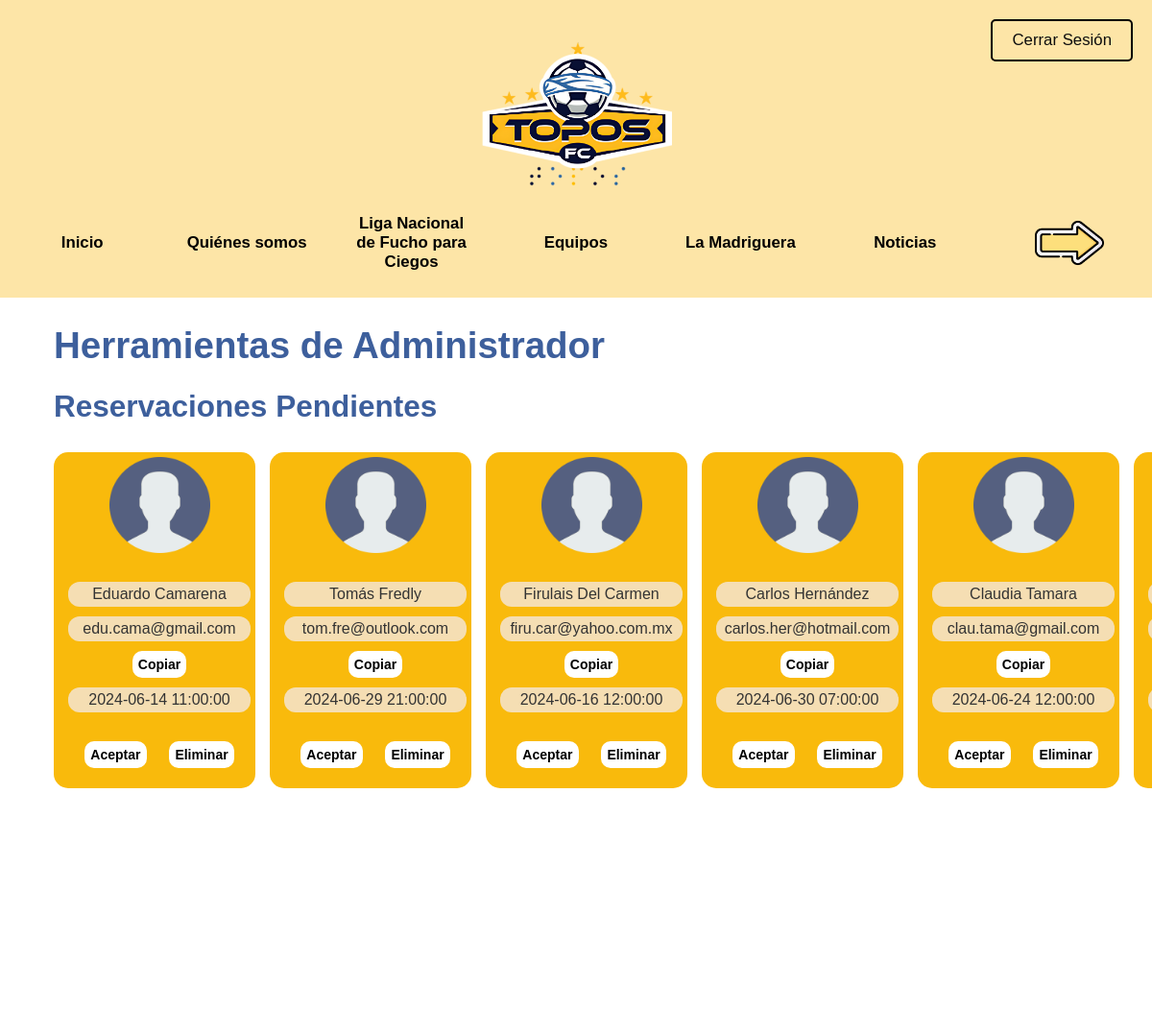
/admin.php (signed in), run on the app's committed database.
### tables this page shows
CREATE TABLE `reservacion` (
  `idReserva` int(11) NOT NULL,
  `nombre` varchar(40) NOT NULL,
  `apellido` varchar(40) NOT NULL,
  `correo` varchar(255) NOT NULL,
  `motivo` varchar(100) NOT NULL,
  `horaRsv` datetime NOT NULL DEFAULT current_timestamp(),
  `estado` varchar(100) NOT NULL DEFAULT 'Pendiente'
);

### admin.php (the view, shortened to what this page needs)
<!DOCTYPE html>
<html>
<head>
    <link href="css/bootstrap.min.css" rel="stylesheet" id="bootstrap-styles">
    <link rel="stylesheet" href="css/style.css">
</head>
<body class="adminPage">
<div class="container clearfix et_menu_container">
    <nav class="navbar_container">
        <div class="header_top">
            <div class="imagen_navbar">
                <img src="images/topos_logo.png" alt="Logo de topos FC">
            </div>
            <div class="iniciar_sesion">
                <a href="logout.php">Cerrar Sesión</a>
            </div>
        </div>
        <div class="lista seccion1">
            <ul>
                <li><a href="https://toposfc.org/">Inicio</a></li>
                <li><a href="https://toposfc.org/quienes-somos/">Quiénes somos</a></li>
                <li><a href="https://toposfc.org/liga-nacional-de-futbol-para-ciegos/">Liga Nacional de Fucho para Ciegos</a></li>
                <li><a href="https://toposfc.org/equipos/">Equipos</a></li>
                <li><a href="https://toposfc.org/cdc_la_madriguera/">La Madriguera</a></li>
                <li><a href="https://toposfc.org/noticias/">Noticias</a></li>
                <li class="flecha"><a href="#seccion2"><img src="images/flecha_abajo.png" alt="Cambio de menú"></a></li>
            </ul>
        </div>
    </nav>
</div>
<div id='divInicial'>
    <br>
    <h1>Herramientas de Administrador</h1>
    <h2>Reservaciones Pendientes</h2>
    <br><br>
    <div class="scroll-container" id="reservations-container">
        <?php
        $pdo = Database::connect();
        $pdo->setAttribute(PDO::ATTR_ERRMODE, PDO::ERRMODE_EXCEPTION);
        $sql = "SELECT nombre, apellido, correo, motivo, horaRsv FROM reservacion WHERE estado = 'Pendiente'";
        $stmt = $pdo->prepare($sql);
        $stmt->execute();
        $result = $stmt->fetchAll(PDO::FETCH_ASSOC);
        if (empty($result)) {
            echo '<div class="scroll-item no-reservations">
                <div class="contenido">
                    <p>No hay reservaciones pendientes</p>
                </div>
            </div>';
        } else {
            foreach ($result as $row) {
                $horaRsv = $row['horaRsv'];
                echo '<div class="scroll-item" onclick="toggleGirar(this)">
                    <div class="contenido">
                        <img src="images/usuario.png" alt="Imagen usuario" class="ima_usuario"><br><br>
                        <div>
                            <div class="pinfo">' . $row['nombre'] . ' ' . $row['apellido'] . '</div>
                            <div class="pinfo correo-container">' . $row['correo'] . '</div>
                            <button type="button" class="copy-btn" data-correo="' . $row['correo'] . '">Copiar</button>
                            <div class="pinfo">' . $row['horaRsv'] . '</div>
                            <br>
                            <button type="button" class="accept" data-hora-rsv="' . $horaRsv . '">Aceptar</button>
                            <button type="button" class="delete-btn" data-hora-rsv="' . $horaRsv . '">Eliminar</button>
                        </div>
                    </div>
                        <div class="back-content">
                            <div class="scroll-item no-reservations">
                                <p>Motivo de la Reservación:
                                ' . $row['motivo'] . '</p>
                            </div>
                        </div>
                </div>';
            }
        }
        ?>
    </div>
    <h1>Añadir Datos Estadísticos</h1>
    <select class="button-colors" name="leagueChosen" id="leagueSelector" onchange="changeLeague(this.value)">
        <option value="admin" selected>Seleccionar liga.</option>
    </select>
</div>
<footer class="footer">
    <div class="left-content">Topos F.C. 2021</div>
    <div class="right-content">
        <img src="images/facebook-icon-white-png.png" alt="facebook">
        <img src="images/twitter_logo_thin_icon_171449.png" alt="twitter">
        <img src="images/IG-white-instagram-logo-transparent-background-7740.png" alt="instagram">
    </div>
</footer>
</body>
</html>

### css/style.css (style rules this page uses)
* { margin: 0; padding: 0; box-sizing: border-box; }
html, body { overflow-x: hidden; }
body { background-color: #FFFFFF; font-family: 'Allerta', Helvetica, Arial, Lucida, sans-serif; }
h1, h2, h3, h4 { color: #3D5F9C; font-family: 'Allerta', Helvetica, Arial, Lucida, sans-serif; padding-left: 3vw; padding-right: 3vw; padding-bottom: 1px; }
a { font-style: inherit; padding-left: 5vw; padding-right: 5vw; }
ul { list-style-type: disc; padding-left: 5vw; padding-right: 5vw; }
.container { position: relative; width: 100%; }
.navbar_container { background-color: #fde5a7; width: 100vw; padding: 10px 0; display: flex; flex-direction: column; align-items: center; position: relative; }
.header_top { width: 100%; display: flex; justify-content: center; align-items: center; position: relative; padding: 10px; }
.iniciar_sesion { font-size: 1.2em; padding: 10px 20px; cursor: pointer; border: 2px solid #000; border-radius: 5px; transition: background-color 0.3s, transform 0.3s, color 0.3s; position: absolute; right: 20px; top: 10px; }
.iniciar_sesion a { font-style: normal; padding-left: 0; padding-right: 0; text-decoration: none; color: #0e0e0e; }
.imagen_navbar { text-align: center; width: 100%; }
.imagen_navbar img { max-height: 200px; }
.lista { width: 100%; text-align: center; transition: opacity 0.5s ease-in-out, transform 0.5s ease-in-out; opacity: 0; transform: translateY(-20px); display: none; justify-content: space-around; align-items: center; height: 70px; }
.lista.active { display: flex; animation: fadeIn 0.5s ease-in-out forwards; }
nav ul { list-style-type: none; padding: 0; margin: 0; display: flex; justify-content: space-around; align-items: center; width: 100%; }
nav ul li { margin: 0 10px; text-align: center; max-width: 150px; white-space: pre-wrap; flex: 1; }
nav ul li a { text-decoration: none; color: black; padding: 10px; font-size: 1.2em; font-weight: bold; transition: color 0.3s, transform 0.3s; display: inline-block; line-height: 1.2em; margin-bottom: 2vw; }
nav ul li.flecha a { font-size: 1.5em; }
.ima_usuario { width: 50%; margin-left: auto; margin-right: auto; }
button { box-sizing: border-box; padding: 12px 18px; border-radius: 10px; border: 0; text-align: center; font-weight: bolder; margin: auto; display:block; background-color: blue; background-size: 3px; font-family: inherit; color: yellow; }
.accept { background-color: #47972c; color: #bedab5; }
.button-colors { color: black; background-color: wheat; border-color: rgb(255, 196, 2); border-width: 1px; border-radius: 5px; margin-left: 30px; padding: 5px; font-size: 16px; }
.button-colors option { color: black; background-color: wheat; }
.button-colors option:checked { background-color: #ffc402; color: #0000ec; }
.footer { background-color: #243964; color: white; padding: 20px; display: flex; width: 100%; margin-top: 50px; justify-content: space-between; align-items: center; }
.left-content { flex: 1; }
.right-content img { width: 50px; height: auto; margin-right: 10px; }
.scroll-container { padding-left: 3vw; }
.flecha img { width: 6vw; height: auto; }
.reservation-wrapper h1, h2, h3, h4 { padding-top: 10px; padding-left: 3vw; padding-right: 0vw; padding-bottom: 1vw; margin-top: 1vw; margin-bottom: -2vw; text-align: left; }
#divInicial { padding-left: 20px; padding-right: 60px; }
.adminPage ul, ol { list-style-type: none; }
.scroll-container { width: 100vw; white-space: nowrap; overflow-x: auto; padding-right: 60px; }
.scroll-item { perspective: 1000px; position: relative; display: inline-block; width: 210px; height: 350px; margin-right: 15px; margin-bottom: 10px; background-color: #f0f0f0; text-align: center; padding: 5px; background: #f9ba0c; border-radius: 15px; cursor: pointer; transition: transform 0.6s; }
.scroll-item .contenido { position: absolute; width: 100%; height: 100%; backface-visibility: hidden; transition: opacity 0.6s; }
.scroll-item img { width: 105px; height: auto; max-height: 100px; }
.pinfo { padding: 3px; margin: 10px; border-radius: 12px; background: wheat; font-size: 16px; overflow-wrap: break-word; white-space: nowrap; }
.adminPage button { padding: 4px 6px; border: 0; text-align: center; font-weight: bolder; margin-left: 10px; margin-right: 10px; display: revert; background-color: white; background-size: 1px; color: black; border-radius: 10px; }

### data on the page
reservacion: nombre "Eduardo", apellido "Camarena", correo "edu.cama@gmail.com", horaRsv "2024-06-14 11:00:00"
reservacion: nombre "Tomás", apellido "Fredly", correo "tom.fre@outlook.com", horaRsv "2024-06-29 21:00:00"
reservacion: nombre "Firulais", apellido "Del Carmen", correo "firu.car@yahoo.com.mx", horaRsv "2024-06-16 12:00:00"
reservacion: nombre "Carlos", apellido "Hernández", correo "carlos.her@hotmail.com", horaRsv "2024-06-30 07:00:00"
reservacion: nombre "Claudia", apellido "Tamara", correo "clau.tama@gmail.com", horaRsv "2024-06-24 12:00:00"
